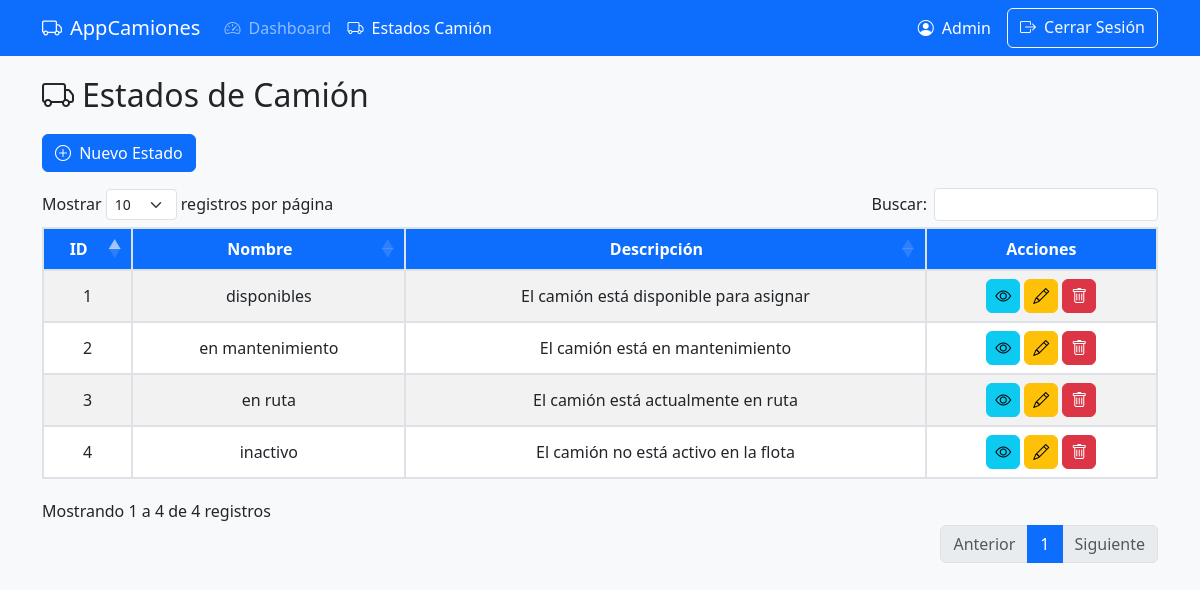
The app's page /views/estados_camion/list.php (signed in) with its own data.
### tables this page shows
CREATE TABLE `estados_camion` (
  `id_estado_camion` int(11) NOT NULL,
  `nombre` varchar(50) NOT NULL,
  `descripcion` varchar(255) DEFAULT NULL
);

### controllers/EstadosCamionController.php (called while the page is built, shortened)
<?php
require_once __DIR__ . '/../config/database.php';
require_once __DIR__ . '/../models/EstadosCamion.php';
class EstadosCamionController {
    private $estadoCamion;
    public function __construct() {
        $this->db = new Database();
        $this->estadoCamion = new EstadosCamion($this->db->connect());
    }
    public function listarEstados() {
        return $this->estadoCamion->obtenerTodos();
    }
}

### config/database.php (called while the page is built, shortened)
<?php
class Database {
    private $host = 'localhost';
    private $db_name = 'proyecto_transportes';
    private $username = 'dmilanes';
    private $password = 'milanes1982*-';
    public function connect() {
        $this->conn = null;
        try {
            $this->conn = new PDO(
                "mysql:host=" . $this->host . ";dbname=" . $this->db_name,
                $this->username,
                $this->password
            );
            $this->conn->setAttribute(PDO::ATTR_ERRMODE, PDO::ERRMODE_EXCEPTION);
        } catch (PDOException $e) {
            die("Error de conexión: " . $e->getMessage());
        }
        return $this->conn;
    }
}
?>

### models/EstadosCamion.php (called while the page is built, shortened)
<?php
class EstadosCamion {
    private $conn;
    private $table_name = "estados_camion";
    public function __construct($db) {
        $this->conn = $db;
    }
    public function obtenerTodos() {
        $query = "SELECT id_estado_camion, nombre, descripcion
                  FROM " . $this->table_name . "
                  ORDER BY nombre ASC";
        $stmt = $this->conn->prepare($query);
        $stmt->execute();
        return $stmt->fetchAll(PDO::FETCH_ASSOC);
    }
}

### views/estados_camion/list.php (the view, shortened to what this page needs)
<?php
require_once __DIR__ . '/../../controllers/EstadosCamionController.php';
$controller = new EstadosCamionController();
$estados = $controller->listarEstados();
?>
<!DOCTYPE html>
<html lang="es">
<head>
    <link href="https://cdn.jsdelivr.net/npm/bootstrap@5.3.0/dist/css/bootstrap.min.css" rel="stylesheet">
    <link href="https://cdn.jsdelivr.net/npm/bootstrap-icons@1.10.0/font/bootstrap-icons.css" rel="stylesheet">
    <link rel="stylesheet" href="https://cdn.datatables.net/1.11.5/css/dataTables.bootstrap5.min.css">
</head>
<body>
    <nav class="navbar navbar-expand-lg navbar-dark bg-primary fixed-top">
        <div class="container">
            <a class="navbar-brand" href="../auth/dashboard.php">
                <i class="bi bi-truck me-2"></i>AppCamiones
            </a>
            <div class="collapse navbar-collapse" id="navbarNav">
                <ul class="navbar-nav me-auto">
                    <li class="nav-item">
                        <a class="nav-link" href="../auth/dashboard.php">
                            <i class="bi bi-speedometer2 me-1"></i> Dashboard
                        </a>
                    </li>
                    <li class="nav-item">
                        <a class="nav-link active" href="#">
                            <i class="bi bi-truck me-1"></i> Estados Camión
                        </a>
                    </li>
                </ul>
                <div class="d-flex">
                    <span class="navbar-text text-white me-3">
                        <i class="bi bi-person-circle me-1"></i>
                        <?= htmlspecialchars($_SESSION['user']['nombre']) ?>
                    </span>
                    <a href="../../controllers/AuthController.php?logout=true" class="btn btn-outline-light">
                        <i class="bi bi-box-arrow-right me-1"></i> Cerrar Sesión
                    </a>
                </div>
            </div>
        </div>
    </nav>
    <div class="container">
        <h2 class="table-title"><i class="bi bi-truck me-2"></i>Estados de Camión</h2>
        <div class="mb-3">
            <a href="add.php" class="btn btn-primary">
                <i class="bi bi-plus-circle me-1"></i> Nuevo Estado
            </a>
        </div>
        <table id="estadosTable" class="table table-striped table-bordered">
            <thead>
                <tr>
                    <th>ID</th>
                    <th>Nombre</th>
                    <th>Descripción</th>
                    <th>Acciones</th>
                </tr>
            </thead>
            <tbody>
                <?php if (is_array($estados) && !isset($estados['error'])): ?>
                    <?php foreach ($estados as $estado): ?>
                        <tr>
                            <td><?= htmlspecialchars($estado['id_estado_camion']) ?></td>
                            <td><?= htmlspecialchars($estado['nombre']) ?></td>
                            <td><?= htmlspecialchars($estado['descripcion'] ?? 'N/A') ?></td>
                            <td>
                                <div class="d-flex justify-content-center">
                                    <a href="views.php?id=<?= $estado['id_estado_camion'] ?>" class="btn btn-info btn-action" title="Ver">
                                        <i class="bi bi-eye"></i>
                                    </a>
                                    <a href="edit.php?id=<?= $estado['id_estado_camion'] ?>" class="btn btn-warning btn-action" title="Editar">
                                        <i class="bi bi-pencil"></i>
                                    </a>
                                    <form method="post" action="list.php?action=eliminar" class="d-inline">
                                        <button type="submit" class="btn btn-danger btn-action" title="Eliminar"
                                                onclick="return confirm('¿Estás seguro de eliminar este estado de camión?')">
                                            <i class="bi bi-trash"></i>
                                        </button>
                                    </form>
                                </div>
                            </td>
                        </tr>
                    <?php endforeach; ?>
                <?php else: ?>
                    <tr>
                        <td colspan="4" class="text-center">No hay estados de camión registrados</td>
                    </tr>
                <?php endif; ?>
            </tbody>
        </table>
    </div>
</body>
</html>

### views/estados_camion/list.php (style rules this page uses)
body { padding-top: 56px; background-color: #f8f9fa; }
#estadosTable { width: 100% !important; margin: 20px auto; border: 1px solid #dee2e6 !important; }
#estadosTable thead th { background-color: #0d6efd; color: white; border: 1px solid #dee2e6; text-align: center; vertical-align: middle; }
#estadosTable tbody td { padding: 8px 12px; border: 1px solid #dee2e6; text-align: center; vertical-align: middle; }
#estadosTable tbody tr:nth-child(even) { background-color: rgba(0,0,0,0.02); }
.btn-action { padding: 0.25rem 0.5rem; margin: 0 2px; }
.table-title { margin: 20px 0; }

### records on screen
estados_camion: id_estado_camion "1", nombre "disponibles", descripcion "El camión está disponible para asignar"
estados_camion: id_estado_camion "2", nombre "en mantenimiento", descripcion "El camión está en mantenimiento"
estados_camion: id_estado_camion "3", nombre "en ruta", descripcion "El camión está actualmente en ruta"
estados_camion: id_estado_camion "4", nombre "inactivo", descripcion "El camión no está activo en la flota"

### other values on screen
$_SESSION['user']['nombre'] "Admin"
